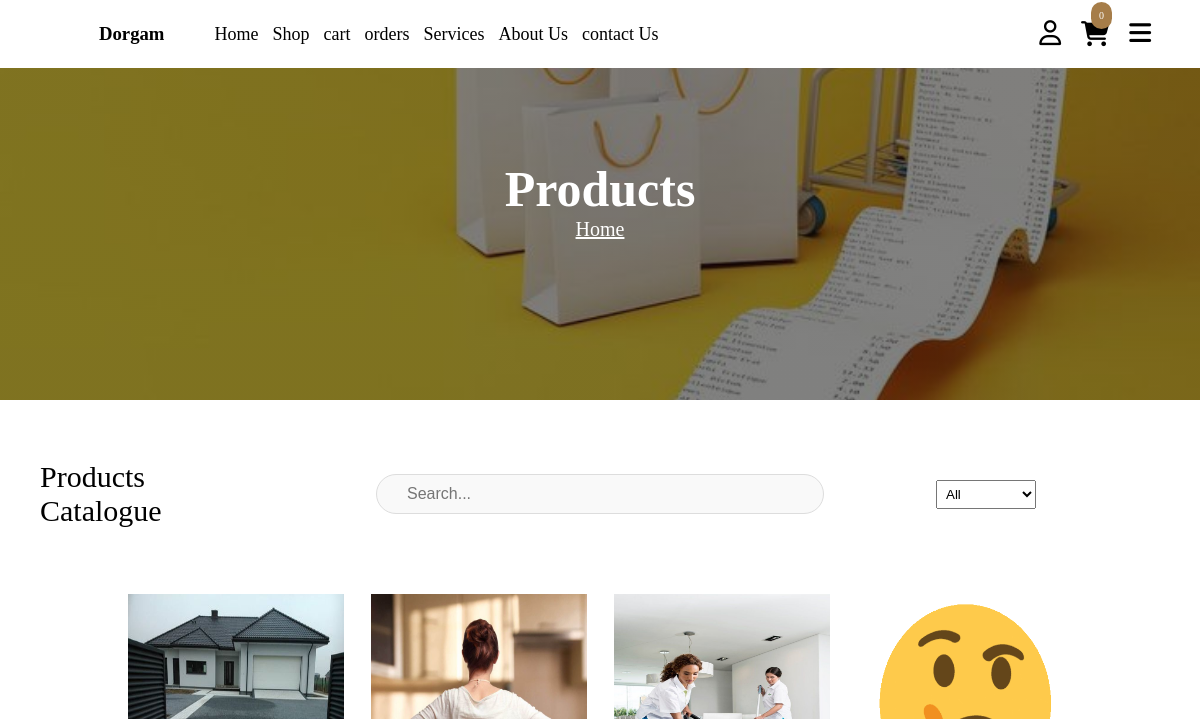
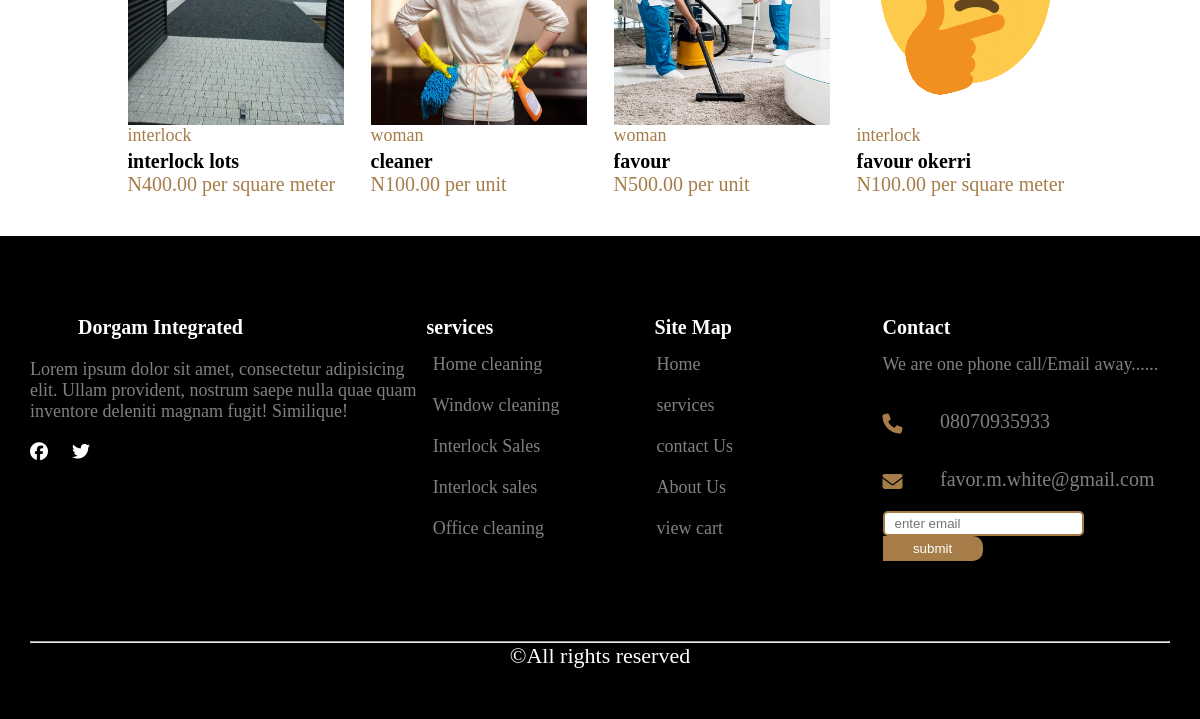
The app's page /store/products, older data (2 pictures, top to bottom).
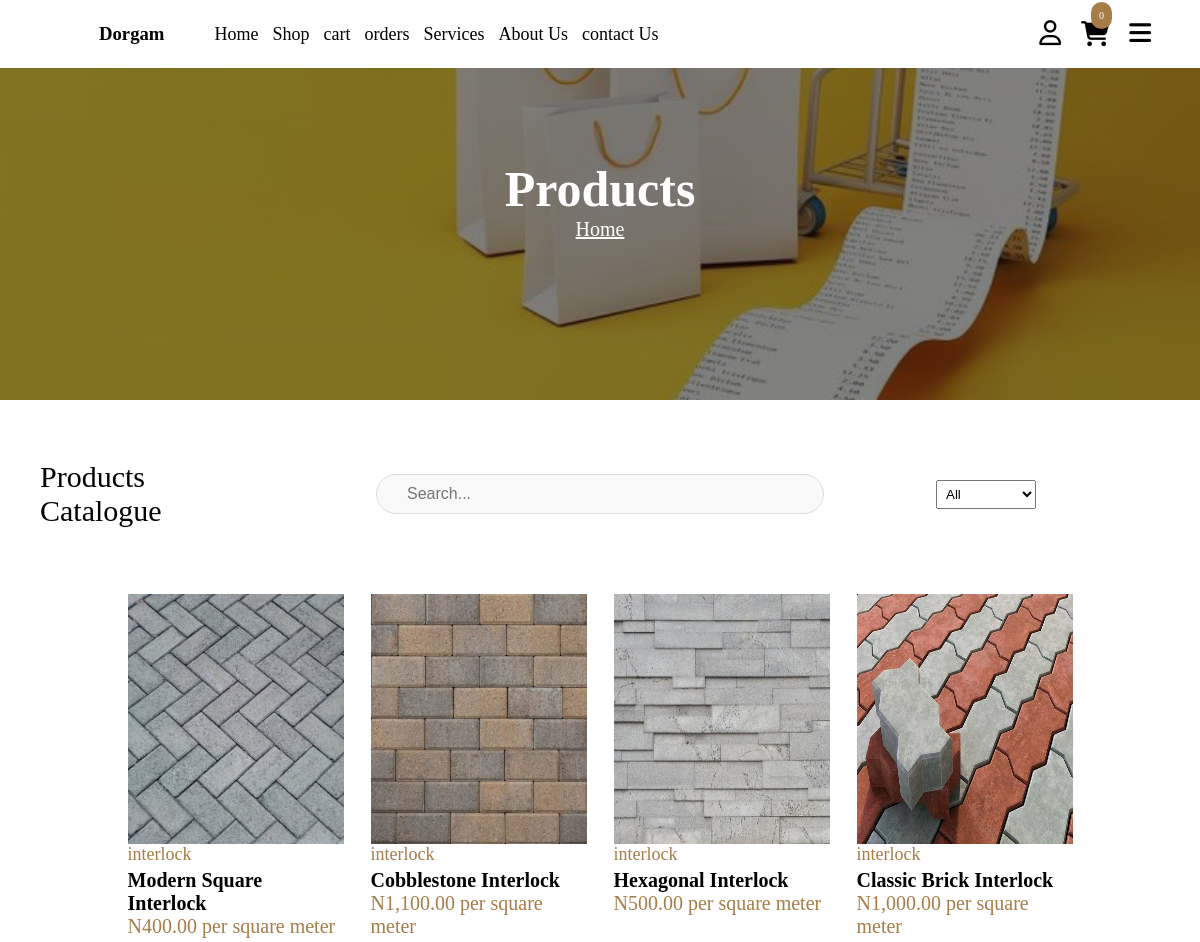
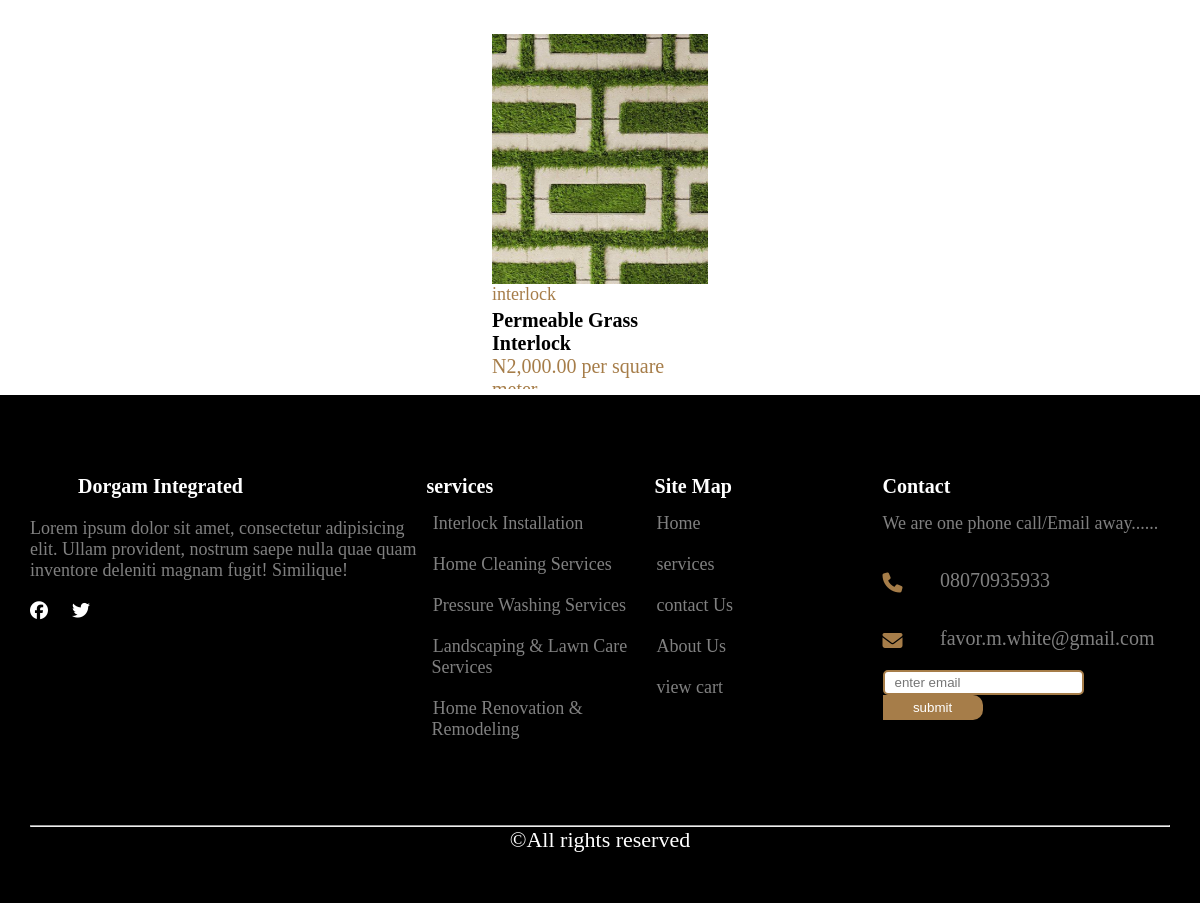
The same page, newer data (2 pictures, top to bottom).
### ecommerceShop/models.py (models this page shows, shortened)
class Product(models.Model):
    image = models.ImageField(upload_to='products/')
    name = models.CharField(max_length=255)
    price = models.DecimalField(max_digits=10, decimal_places=2)
    shipping_duration = models.IntegerField(help_text="number of days for ordered product to get to consumer")
    is_instock =  models.BooleanField(default=True)
    is_featured = models.BooleanField(default=False)
    categories = models.ManyToManyField(Category, related_name='products')
    description = CKEditor5Field(config_name='default')
    created_at = models.DateTimeField(auto_now=True)
    updated_at = models.DateTimeField(auto_now_add=True)

class Category(models.Model):
    name = models.CharField(max_length=100, unique=True)  # Name of the category
    description = models.TextField(blank=True, null=True)  # Optional description
    created_at = models.DateTimeField(auto_now=True)
    updated_at = models.DateTimeField(auto_now_add=True)
    def __str__(self):
        return self.name

### core/models.py (models this page shows)
class Service(models.Model):
    image = models.ImageField(
        upload_to='services/images/',
        blank=False,
        null=False,
        help_text="enter service image"
    )
    name_of_service = models.CharField(max_length=200, blank=False, null=False)
    detail = CKEditor5Field(config_name='default')

### ecommerceShop/views.py (the view)
# urls.py: path('products', views.products, name="products"),
def products(request):
    search_query = request.GET.get('q', '')
    category_filter = request.GET.get('category', 'all')
    products = Product.objects.filter(is_instock=True)
    if search_query:
        products = products.filter(name__icontains=search_query)
    if category_filter != 'all':
        products = products.filter(categories__id=category_filter)
    categories = Category.objects.all()
    context = {'products': products, 'search_query': search_query,
               'categories': categories, 'category_filter': category_filter}
    return render(request, "mainSite/shopPage.html", context)

### core/context_processors.py (called while the page is built)
def contact_info(request):
    contactInfo = Contact.objects.first()
    return {"contact": contactInfo}

def services(request):
    services = Service.objects.all()[:5]
    return {"services": services}

def social_media_view(request):
    social = SocialMedia.objects.first()  # You can adjust the query as needed
    return {'social': social}

def cart_item_count(request):
    if request.user.is_authenticated:
        try:
            cart = Cart.objects.filter(user=request.user, completed=False).first()
            if cart:
                total_items = sum(item.quantity for item in cart.cartitems.all())
            else:
                total_items = 0
        except Exception as e:
            print(f"Error calculating cart item count: {e}")
            total_items = 0
    else:
        total_items = 0
    return {"cart_item_count": total_items}

### templates/mainSite/shopPage.html (shortened to what this page needs)
{% extends "./main.html" %}
{% load static %}
{% load humanize %}
{% block stylelinks %}
    <link rel="stylesheet" href="{% static 'css/mainSite/shopPage.css' %}">
{% endblock stylelinks %}
{% block content %}
        <div class="shop-image">
            <div class="text">
                <h1> Products </h1>
                <a href="{% url 'home' %}"> Home </a>
            </div>
        </div>
        <div class="products-nav container">
            <p>Products Catalogue</p>
            <form action="{% url 'products' %}"  method="get" class="search-container">
                <input type="search" name="q" class="search-input" placeholder="Search..." value="{{ request.GET.q }}">
            </form>
            <div class="filter">
                <form method="GET" action="{% url 'products' %}">
                    <select id="category" name="category" onchange="this.form.submit()">
                        <option value="all" {% if request.GET.category == 'all' %}selected{% endif %}>All</option>
                    </select>
                </form>
            </div>
        </div>
        {% if products %}
            <div class="products-container container">
                {% for product in products %}
                    <div class="product" onclick="window.location.href='/store/product/{{ product.id }}/'">
                        <div class="product-image">
                            <img src="{{ product.image.url }}" alt="" srcset="">
                        </div>
                        <div class="product-info">
                            {% for category in product.categories.all %}
                                <p class="category">{{ category }}</p>
                            {% endfor %}
                            <h1> {{ product.name }}</h1>
                            {% for category in product.categories.all %}
                                {% if category.name|upper == "INTERLOCK" %}
                                    <p class="price">N{{ product.price|intcomma }} per square meter</p>
                                {% else %}
                                    <p class="price">N{{ product.price|intcomma }} per unit</p>
                                {% endif %}
                        {% endfor %}
                        </div>
                    </div>
                {% endfor %}
            </div>
        {% endif %}
{% endblock %}intcomma

### templates/mainSite/main.html (shortened to what the changed rows need)
{% load static %}
<!DOCTYPE html>
<html lang="en">
<head>
    <link rel="stylesheet" href="{% static 'css/mainSite/main.css' %}">
    {% block stylelinks %} {% endblock stylelinks %}
</head>
<body>
    <section class="header-main">
       <header class="container">
            <nav>
                <div class="logo" onclick="window.location.href='/'">
                <h1>Dorgam</h1>
                </div>
            </nav>
       </header>
    </section>
     {% include 'flashMessages/message.html' %}
    {% block content %} {% endblock content %}
    <footer>
        <div class="footer-container container">
            <div class="footer-about">
                <div class="heading">
                    <h1>Dorgam Integrated</h1>
                </div>
            </div>
            <div class="footer-services">
                <h1> services</h1>
                {% for service in services %}
                    <a href="{% url 'service' service.id %}">{{ service.name_of_service }}</a>
                {% endfor %}
            </div>
            <div class="footer-links">
                <h1> Site Map </h1>
            </div>
            <div class="footer-contact-info">
                <h1> Contact </h1>
            </div>
        </div>
    </footer>
</body>
</html>

Row changes from the older to the newer data that the page shows:
removed Product: image (picture), name "cleaner", price "100.00"
removed Product: image (picture), name "favour", price "500.00"
removed Product: image (picture), name "favour okerri", price "100.00", Category (name "interlock")
removed Service: name_of_service "Home cleaning"
removed Service: name_of_service "Window cleaning"
removed Service: name_of_service "Interlock Sales"
removed Service: name_of_service "Interlock sales"
removed Service: name_of_service "Office cleaning"
changed Product: image: a different picture; name "interlock lots" → "Modern Square Interlock"
added Product: image (picture), name "Cobblestone Interlock", price "1,100.00", Category (name "interlock")
changed Product: loses Category (name "woman")
added Product: image (picture), name "Hexagonal Interlock", price "500.00", Category (name "interlock")
changed Product: loses Category (name "woman")
added Product: image (picture), name "Classic Brick Interlock", price "1,000.00", Category (name "interlock")
added Product: image (picture), name "Permeable Grass Interlock", price "2,000.00", Category (name "interlock")
added Service: name_of_service "Interlock Installation"
added Service: name_of_service "Home Cleaning Services"
added Service: name_of_service "Pressure Washing Services"
added Service: name_of_service "Landscaping & Lawn Care Services"
added Service: name_of_service "Home Renovation & Remodeling"
